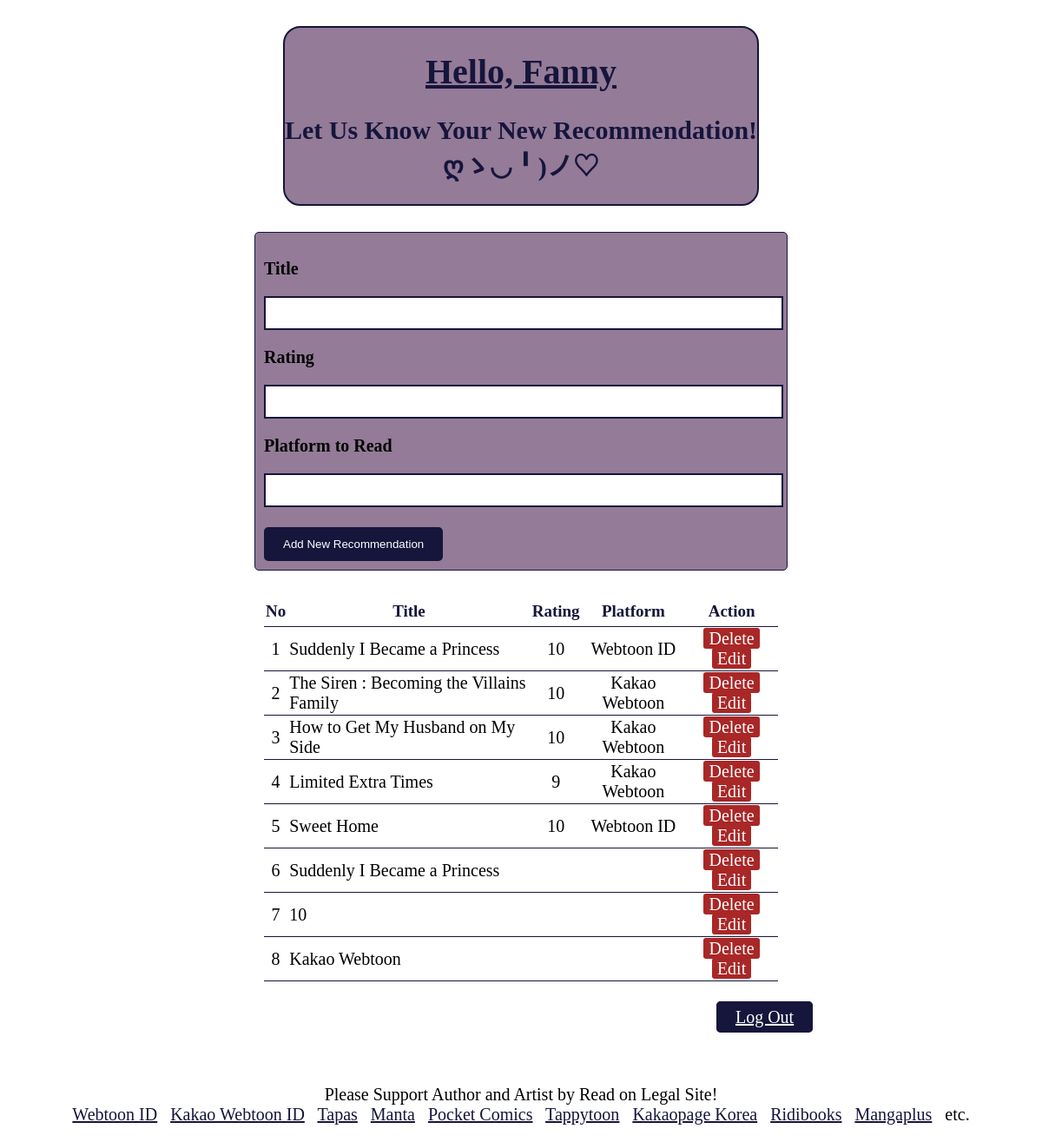
The app's page /home.php (signed in) with its own data.
### tables this page shows
CREATE TABLE `recommendation` (
  `id` int(11) NOT NULL,
  `recommendation` varchar(255) NOT NULL,
  `rating` varchar(255) NOT NULL,
  `cover` varchar(255) NOT NULL
);

### home.php (the view, shortened to what this page needs)
<?php
    include "koneksi.php";
    $recommendation = mysqli_query($conn, "SELECT * FROM recommendation");
    ?>
<!DOCTYPE html>
<html>
<head>
     <link rel="stylesheet" type="text/css" href="css.css">
</head>
<body style="background-image : url('https://bnz06pap001files.storage.live.com/y4mE6444dXobUGha9fQ-skRF7TSFedtJp_mwP3KmmHhjIHbwWOPr5tEhgeL-ltjQoBpj5aersoqbaiRSMXRKmYgzHSHyTlioiR7hvUIgjRSyQ8yBOewygHNUgIPKvTPRwfB_82IlJgeplUka7GlOisHkY0wVikgUPxow4ACYQvGXJlZDrxmHazFXXvHNJ3-1Dg6?width=1540&height=800&cropmode=none');"></body>
<div class="heading">
     <h1 style="text-decoration: underline;"> Hello, <?php echo $_SESSION['name']; ?></h1>
     <h2>Let Us Know Your New Recommendation! ღゝ◡╹)ノ♡ </h2>
</div>
<form method="POST" action="home.php">
     <p><b>Title</b></p>
     <input type="text" name="recommendation" class="recommendation_input">
     <p><b>Rating</b></p>
     <input type="text" name="rating" class="recommendation_input">
     <p><b>Platform to Read</b></p>
     <input type="text" name="cover" class="recommendation_input">
     <br>
     <br>
     <button type="submit" class="recommendation_btn" name="submit">Add New Recommendation</button>
</form>
<table>
     <thead>
          <tr>
               <th>No</th>
               <th>Title</th>
               <th>Rating</th>
               <th>Platform</th>
               <th>Action</th>
          </tr>
     </thead>
     <tbody>
          <?php $i = 1;
              while ($row = mysqli_fetch_array($recommendation)) { ?>
               <tr>
                    <td>
                         <center><?php echo $i; ?></center>
                    </td>
                    <td class="recommendation"><?php echo $row['recommendation']; ?></td>
                    <td class="rating">
                         <center><?php echo $row['rating']; ?></center>
                    </td>
                    <td class="cover">
                         <center><?php echo $row['cover']; ?></center>
                    </td>
                    <td class="delete">
                         <a href="home.php?delete=<?php echo $row['id']; ?>" onclick="return confirm('Anda yakin ingin menghapus judul ini?')">Delete</a>
                         <a href="editrc.php?id=<?php echo $row['id']; ?>">Edit</a>
                    </td>
               </tr>
          <?php $i++;
              } ?>
     </tbody>
</table>
<a type="submit" class="recommendation_btn2" name="submit" href="logout.php">Log Out</a>
<br>
<br>
<br>
<footer>
     <center>
          <p>Please Support Author and Artist by Read on Legal Site!<br>
               <a href="https://www.webtoons.com/id" style="color: rgb(22, 21, 59)">Webtoon ID</a> &nbsp; <a href="https://id.kakaowebtoon.com/" style="color: rgb(22, 21, 59)">Kakao Webtoon ID</a> &nbsp;
               <a href="https://tapas.io/" style="color: rgb(22, 21, 59)">Tapas</a> &nbsp; <a href="https://manta.net/" style="color: rgb(22, 21, 59)">Manta</a> &nbsp;
               <a href="https://www.pocketcomics.com/" style="color: rgb(22, 21, 59)">Pocket Comics</a> &nbsp; <a href="https://www.tappytoon.com/de/comics/home" style="color: rgb(22, 21, 59)">Tappytoon</a> &nbsp;
               <a href="https://page.kakao.com/" style="color: rgb(22, 21, 59)">Kakaopage Korea</a> &nbsp; <a href="https://ridibooks.com/webtoon/recommendation" style="color: rgb(22, 21, 59)">Ridibooks</a> &nbsp;
               <a href="https://mangaplus.shueisha.co.jp/manga_list/all" style="color: rgb(22, 21, 59)">Mangaplus</a> &nbsp; etc.
          </p>
</footer>
</body>
</html>

### css.css (style rules this page uses)
body { font-family: Gabriola; font-size: 20px; }
.heading { width: 46%; margin: 30px auto; text-align: center; color: rgb(22, 21, 59); background: #947B98; border: 2px solid rgb(22, 21, 59); border-radius: 20px; }
form { width: 50%; margin: 30px auto; border-radius: 5px; padding: 10px; background: #947B98; border: 1px solid rgb(22, 21, 59); }
.recommendation_input { width: 97%; height: 15px; padding: 10px; border: 2px solid rgb(22, 21, 59); }
.recommendation_btn { height: 39px; background: rgb(22, 21, 59); color: #ffffff; border: 2px solid rgb(22, 21, 59); border-radius: 5px; padding: 5px 20px; }
.recommendation_btn2 { height: 39px; background: rgb(22, 21, 59); color: #ffffff; border: 2px solid rgb(22, 21, 59); border-radius: 5px; padding: 5px 20px; position: relative; top: 60%; left: 69%; }
table { width: 50%; margin: 30px auto; border-collapse: collapse; }
tr { border-bottom: 1px solid rgb(22, 21, 59); }
th { font-size: 19px; color: rgb(22, 21, 59); }
th, td { border: none; height: 30px; padding: 2px; }
.recommendation { text-align: left; }
.delete { text-align: center; }
.delete a { color: white; background: #a92727; padding: 1px 6px; border-radius: 3px; text-decoration: none; }

### records on screen
recommendation: recommendation "Suddenly I Became a Princess", rating "10", cover "Webtoon ID"
recommendation: recommendation "The Siren : Becoming the Villains Family", rating "10", cover "Kakao Webtoon"
recommendation: recommendation "How to Get My Husband on My Side", rating "10", cover "Kakao Webtoon"
recommendation: recommendation "Limited Extra Times", rating "9", cover "Kakao Webtoon"
recommendation: recommendation "Sweet Home", rating "10", cover "Webtoon ID"
recommendation: recommendation "Suddenly I Became a Princess"
recommendation: recommendation "10"
recommendation: recommendation "Kakao Webtoon"

### other values on screen
$_SESSION['name'] "Fanny"
